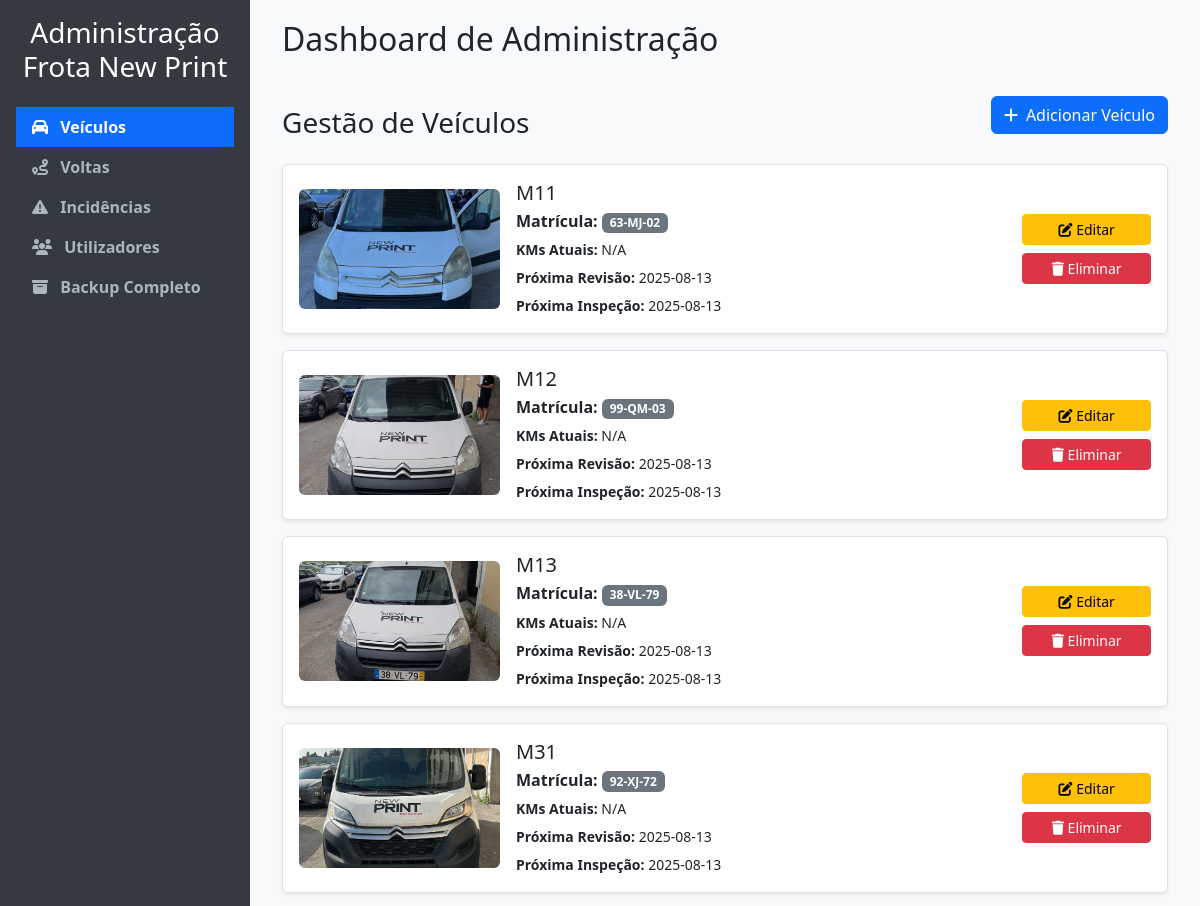
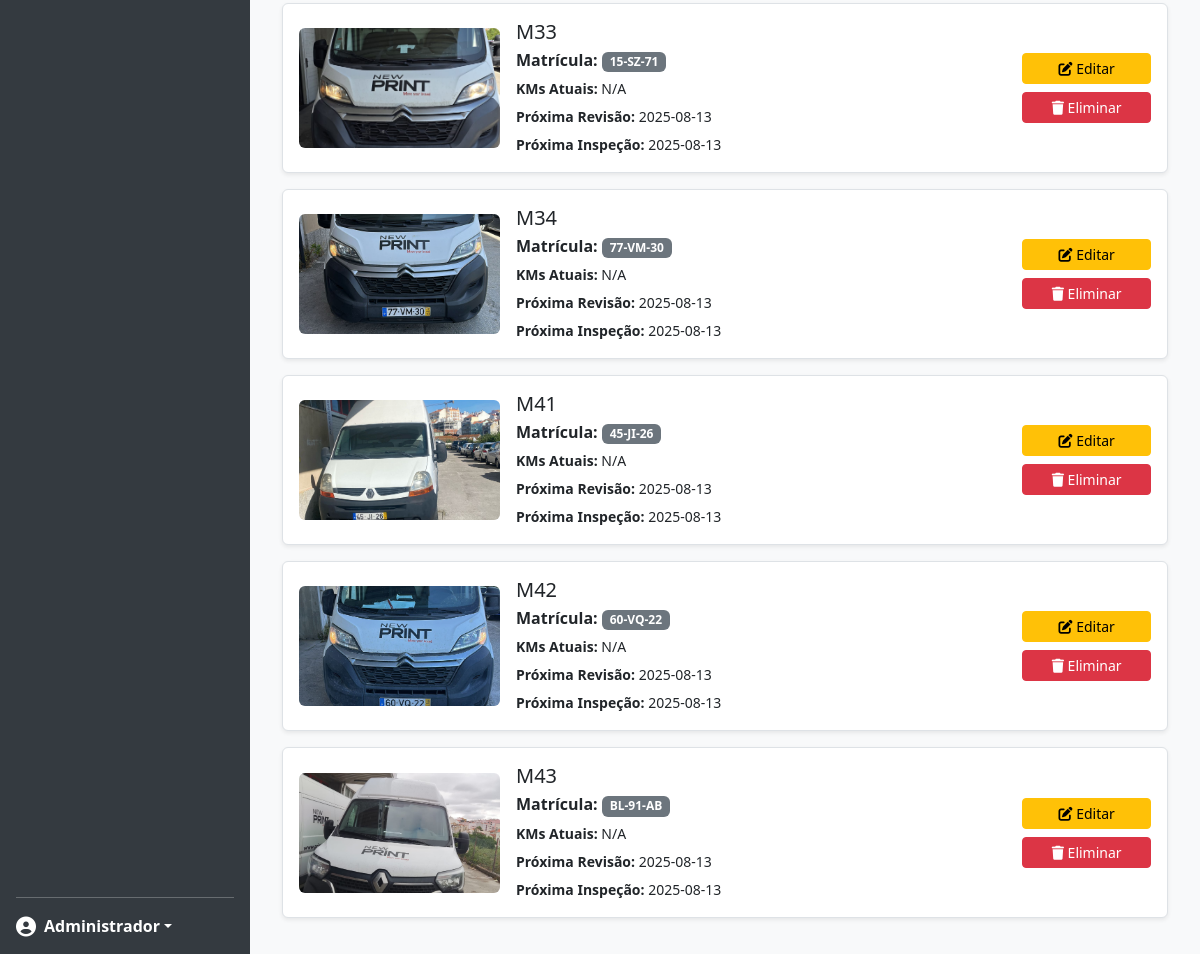
The app's page /admin/vehicles (signed in) with its own data (2 pictures, top to bottom).
### tables this page shows
CREATE TABLE Veiculos (
                id INTEGER PRIMARY KEY AUTOINCREMENT,
                nome TEXT NOT NULL,
                matricula TEXT NOT NULL UNIQUE,
                data_revisao TEXT,
                data_inspecao TEXT,
                foto_veiculo TEXT
            , kms_atuais REAL DEFAULT 0, kms_ultima_revisao REAL DEFAULT 0, marca TEXT, modelo TEXT);

### app.py (the view)
@app.route('/admin/vehicles', methods=['GET'])
def admin_vehicles():
    if 'user_id' not in session or session.get('user_access_level') != 1:
        flash("Acesso não autorizado.", "error")
        return redirect(url_for('login'))
    db = get_db()
    cursor = db.cursor()
    cursor.execute("""
            SELECT
                v.id, v.nome, v.matricula, v.data_revisao, v.data_inspecao, v.foto_veiculo,
                (SELECT kms_chegada FROM Voltas WHERE id_veiculo = v.id AND status = 1 ORDER BY data_hora_chegada DESC LIMIT 1) AS kms_atuais
            FROM Veiculos v
        """)
    vehicles = cursor.fetchall()
    vehicles_with_urls = []
    for vehicle in vehicles:
        vehicle_dict = dict(vehicle)
        if vehicle_dict['foto_veiculo']:
            vehicle_dict['foto_url'] = url_for('static', filename=vehicle_dict['foto_veiculo'])
        else:
            vehicle_dict['foto_url'] = 'https://placehold.co/400x300?text=Sem+Foto'
        vehicles_with_urls.append(vehicle_dict)
    admin_user_id = session['user_id']
    current_round = cursor.execute("""
        SELECT v.id, v.destino, v.kms_saida, veh.matricula AS veiculo_matricula
        FROM Voltas v
        JOIN Veiculos veh ON v.id_veiculo = veh.id
        WHERE v.id_motorista = ? AND v.status = 0
        LIMIT 1
    """, (admin_user_id,)).fetchone()
    available_vehicles = cursor.execute("""
        SELECT id, nome, marca, modelo, matricula
        FROM Veiculos
        WHERE id NOT IN (SELECT id_veiculo FROM Voltas WHERE status = 0 AND id_veiculo IS NOT NULL)
    """).fetchall()
    return render_template(
        'admin_dashboard.html',
        vehicles=vehicles_with_urls,
        active_tab='vehicles',
        current_round=current_round,  # Enviar a volta atual para o template
        available_vehicles=available_vehicles  # Enviar veículos disponíveis para o template
    )

### app.py (called while the page is built)
def get_db():
    db = getattr(g, '_database', None)
    if db is None:
        db = g._database = sqlite3.connect(DATABASE)
        db.row_factory = sqlite3.Row
    return db

@app.teardown_appcontext
def close_connection(exception):
    db = getattr(g, '_database', None)
    if db is not None:
        db.close()

### templates/admin_dashboard.html (shortened to what this page needs)
<!DOCTYPE html>
<html lang="pt">
<head>
    <link href="https://cdn.jsdelivr.net/npm/bootstrap@5.3.3/dist/css/bootstrap.min.css" rel="stylesheet">
    <link rel="stylesheet" href="https://cdnjs.cloudflare.com/ajax/libs/font-awesome/6.5.2/css/all.min.css">
</head>
<body>
    <div class="d-flex">
        <div class="sidebar d-flex flex-column p-3">
            <h3 class="text-center mb-4">Administração Frota New Print</h3>
            <ul class="nav nav-pills flex-column mb-auto">
                <li class="nav-item">
                    <a class="nav-link {% if active_tab == 'vehicles' %}active{% endif %}" href="{{ url_for('admin_vehicles') }}">
                        <i class="fas fa-car me-2"></i> Veículos
                    </a>
                </li>
                <li class="nav-item">
                    <a class="nav-link {% if active_tab == 'rounds' %}active{% endif %}" href="{{ url_for('admin_rounds') }}">
                        <i class="fas fa-route me-2"></i> Voltas
                    </a>
                </li>
                <li class="nav-item">
                    <a class="nav-link {% if active_tab == 'incidents' %}active{% endif %}" href="{{ url_for('admin_incidents') }}">
                        <i class="fas fa-triangle-exclamation me-2"></i> Incidências
                    </a>
                </li>
                <li class="nav-item">
                    <a class="nav-link {% if active_tab == 'users' %}active{% endif %}" href="{{ url_for('admin_users') }}">
                        <i class="fas fa-users me-2"></i> Utilizadores
                    </a>
                </li>
                <li class="nav-item">
                    <a class="nav-link" href="{{ url_for('full_backup') }}">
                        <i class="fas fa-archive me-2"></i> Backup Completo
                    </a>
                </li>
            </ul>
            <hr>
            <div class="dropdown">
                <a href="#" class="d-flex align-items-center text-white text-decoration-none dropdown-toggle" id="dropdownUser1" data-bs-toggle="dropdown" aria-expanded="false">
                    <i class="fas fa-user-circle fa-lg me-2"></i>
                    <strong>{{ session['user_name'] }}</strong>
                </a>
            </div>
        </div>
        <div class="main-content w-100">
            <div class="container-fluid">
                <h2 class="mb-4">Dashboard de Administração</h2>
                {% if active_tab == 'vehicles' %}
                    <div class="d-flex justify-content-between align-items-center mb-3">
                        <h3 class="mt-4">Gestão de Veículos</h3>
                        <a href="{{ url_for('add_vehicle') }}" class="btn btn-primary"><i class="fas fa-plus me-2"></i>Adicionar Veículo</a>
                    </div>
                    <div class="list-group">
                        {% for vehicle in vehicles %}
                            <div class="list-group-item list-group-item-action p-3 mb-3 border rounded shadow-sm">
                                <div class="row g-3 align-items-center">
                                    <div class="col-md-3"><img src="{{ vehicle.foto_url }}" class="img-fluid rounded" alt="Foto de {{ vehicle.nome }}" style="height: 120px; width: 100%; object-fit: cover;"></div>
                                    <div class="col-md-7">
                                        <h5 class="mb-1">{{ vehicle.nome }}</h5>
                                        <p class="mb-1"><strong>Matrícula:</strong> <span class="badge bg-secondary">{{ vehicle.matricula }}</span></p>
                                        <p class="mb-1"><small><strong>KMs Atuais:</strong> {{ "%.0f"|format(vehicle.kms_atuais) if vehicle.kms_atuais else 'N/A' }}</small></p>
                                        <p class="mb-1"><small><strong>Próxima Revisão:</strong> {{ vehicle.data_revisao }}</small></p>
                                        <p class="mb-0"><small><strong>Próxima Inspeção:</strong> {{ vehicle.data_inspecao }}</small></p>
                                    </div>
                                    <div class="col-md-2 text-end">
                                        <div class="d-grid gap-2 d-md-block">
                                            <a href="{{ url_for('edit_vehicle', vehicle_id=vehicle.id) }}" class="btn btn-warning btn-sm w-100 mb-2"><i class="fas fa-edit"></i> Editar</a>
                                            <form action="{{ url_for('delete_vehicle', vehicle_id=vehicle.id) }}" method="post" onsubmit="return confirm('Tem a certeza?');" class="w-100"><button type="submit" class="btn btn-danger btn-sm w-100"><i class="fas fa-trash"></i> Eliminar</button></form>
                                        </div>
                                    </div>
                                </div>
                            </div>
                        {% else %}
                            <div class="alert alert-info">Não há veículos registados.</div>
                        {% endfor %}
                    </div>
                {% endif %}
            </div>
        </div>
    </div>
</body>
</html>

### templates/admin_dashboard.html (style rules this page uses)
body { background-color: #f8f9fa; }
.sidebar { position: fixed; top: 0; left: 0; bottom: 0; width: 250px; background-color: #343a40; color: white; padding-top: 20px; }
.main-content { margin-left: 250px; padding: 20px; }
.sidebar .nav-link { color: #adb5bd; font-weight: bold; border-radius: 0 !important; }
.sidebar .nav-link.active { color: #fff; background-color: #0d6efd; }

### records on screen
Veiculos: shows a picture, nome "M11", matricula "63-MJ-02", kms_atuais "N/A", data_revisao "2025-08-13", data_inspecao "2025-08-13"
Veiculos: shows a picture, nome "M12", matricula "99-QM-03", kms_atuais "N/A", data_revisao "2025-08-13", data_inspecao "2025-08-13"
Veiculos: shows a picture, nome "M13", matricula "38-VL-79", kms_atuais "N/A", data_revisao "2025-08-13", data_inspecao "2025-08-13"
Veiculos: shows a picture, nome "M31", matricula "92-XJ-72", kms_atuais "N/A", data_revisao "2025-08-13", data_inspecao "2025-08-13"
Veiculos: shows a picture, nome "M33", matricula "15-SZ-71", kms_atuais "N/A", data_revisao "2025-08-13", data_inspecao "2025-08-13"
Veiculos: shows a picture, nome "M34", matricula "77-VM-30", kms_atuais "N/A", data_revisao "2025-08-13", data_inspecao "2025-08-13"
Veiculos: shows a picture, nome "M41", matricula "45-JI-26", kms_atuais "N/A", data_revisao "2025-08-13", data_inspecao "2025-08-13"
Veiculos: shows a picture, nome "M42", matricula "60-VQ-22", kms_atuais "N/A", data_revisao "2025-08-13", data_inspecao "2025-08-13"
Veiculos: shows a picture, nome "M43", matricula "BL-91-AB", kms_atuais "N/A", data_revisao "2025-08-13", data_inspecao "2025-08-13"

### other values on screen
{{ session['user_name'] }} "Administrador"
